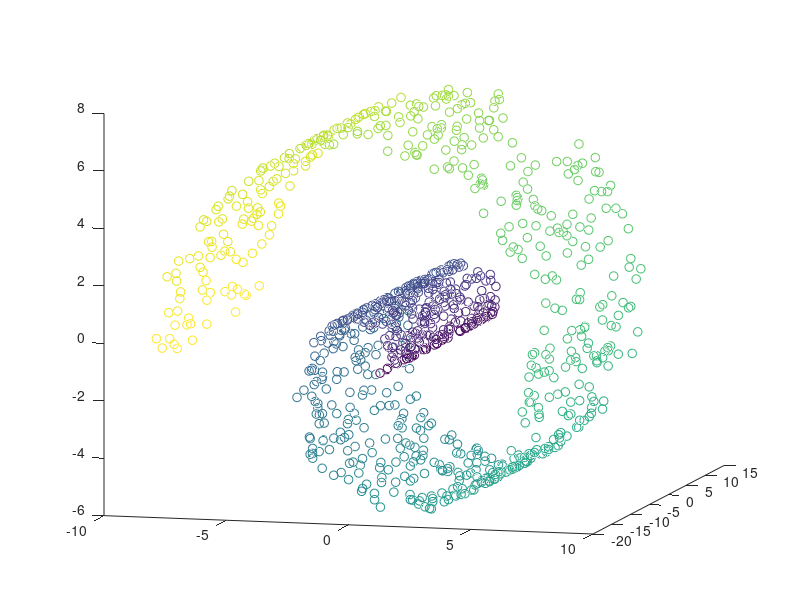
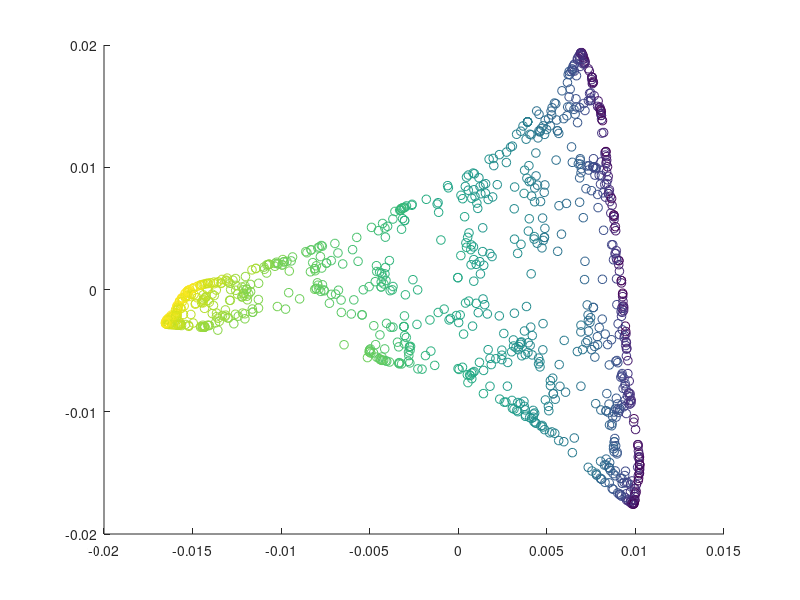

Recreate these plots in MATLAB, in order.
n=1000; k=10; a=3*pi*rand(n,1);
x=[a.*cos(a) 30*rand(n,1) a.*sin(a)];
x=x-repmat(mean(x),[n,1]); x2=sum(x.^2,2);
d=repmat(x2,1,n)+repmat(x2',n,1)-2*x*x';[p,i]=sort(d);
W=sparse(d<=ones(n,1)*p(k+1,:)); W=(W+W'~=0);
D=diag(sum(W,2)); L=D-W; [z,v]=eigs(L,D,3,'sm');

figure(1); clf; hold on; view([15 10]);
scatter3(x(:,1),x(:,2),x(:,3),40,a,'o');
figure(2); clf; hold on;
scatter(z(:,2),z(:,1),40,a,'o');